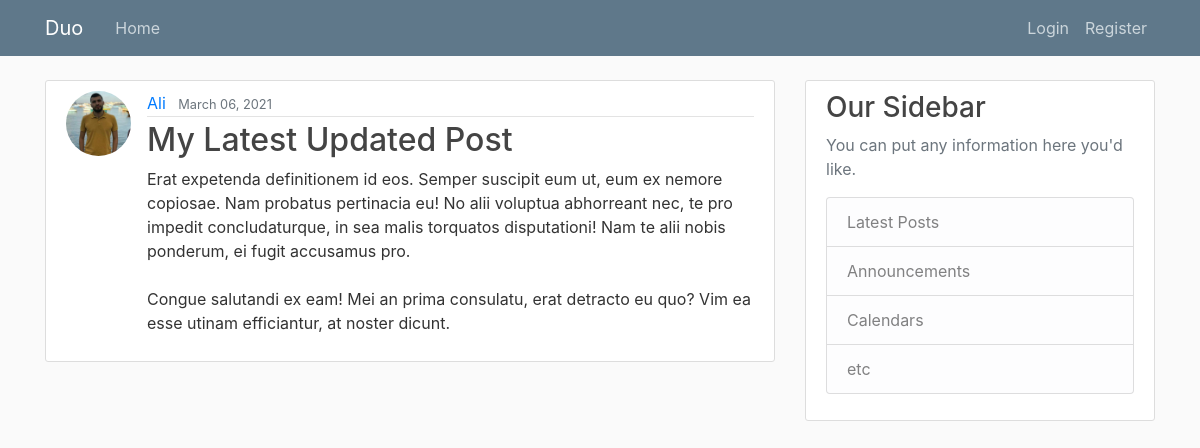
Page /post/56 on the committed database.
### pages/models.py (models this page shows, shortened)
class Post(models.Model):
    author = models.ForeignKey(User, on_delete=models.CASCADE)
    title = models.CharField(max_length=100)
    date_posted = models.DateTimeField(default=timezone.now)
    content = models.TextField()

### users/models.py (models this page shows, shortened)
class Profile(models.Model):
    user = models.OneToOneField(User, on_delete=models.CASCADE, related_name='profile')
    image = models.ImageField(default='default.jpg', upload_to='pofile_pic')

### pages/views.py (the view)
# urls.py: path('post/<int:pk>', PostDetailView.as_view(), name="post"),
class PostDetailView(DetailView):
    model = Post

### templates/pages/Post_Detail.html (shortened to what this page needs)
{% extends 'base.html' %}
{%block body%}
    <article class="media content-section">
        <img class="rounded-circle article-img" src="{{object.author.profile.image.url}}">
        <div class="media-body">
        <div class="article-metadata">
            <a class="mr-2" href="{% url 'user_posts' object.author.username %}">{{ object.author|title }}</a>
            <small class="text-muted">{{ object.date_posted|date:"F d, Y" }}</small>
        </div>
        <h2>{{ object.title }}</h2>
        <p class="article-content">{{ object.content }}</p>
        </div>
    </article>
{%endblock%}

### pages/static/pages/main.css (style rules this page uses)
body { background: #fafafa; color: #333333; margin-top: 5rem; }
h1, h2, h3, h4, h5, h6 { color: #444444; }
.content-section { background: #ffffff; padding: 10px 20px; border: 1px solid #dddddd; border-radius: 3px; margin-bottom: 20px; }
.article-content { white-space: pre-line; }
.article-img { height: 65px; width: 65px; margin-right: 16px; }
.article-metadata { padding-bottom: 1px; margin-bottom: 4px; border-bottom: 1px solid #e3e3e3 }

### rows in the picture
Post: author.profile.image (picture), author "Ali", date_posted "March 06, 2021", title "My Latest Updated Post", content "Erat expetenda definitionem id eos. Semper suscipit eum ut, eum ex nemore copiosae. Nam probatus pertinacia eu! No alii voluptua abhorreant nec, te pro impedit concludaturque, in sea malis torquatos disputationi! Nam te alii nobis ponderum, ei fugit accusamus pro. Congue salutandi ex eam! Mei an prima consulatu, erat detracto eu quo? Vim ea esse utinam efficiantur, at noster dicunt."
